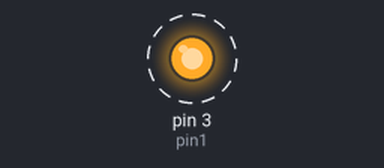
A sketch run on a simulated Arduino Uno, built with avr-gcc and run on an emulated ATmega328P. Parts: output pins drawn as LEDs (lit = HIGH). Dashed ring = blinking.

Above: at 0.05 s.
Timing chart, 0 to 3.0 s (numbered marks = the images above):
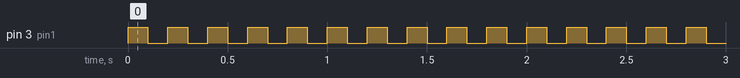

Measured:
- by itself, pin 3 (pin1): alternates HIGH for 0.10 s and LOW for 0.10 s

The sketch:

LEDTest.ino
```cpp
int pin1 = 3;
void setup()
{
	pinMode(pin1, OUTPUT);
}

void loop()
{
	digitalWrite(pin1, HIGH);
	delay(100);
	digitalWrite(pin1, LOW);
	delay(100);
}
```
